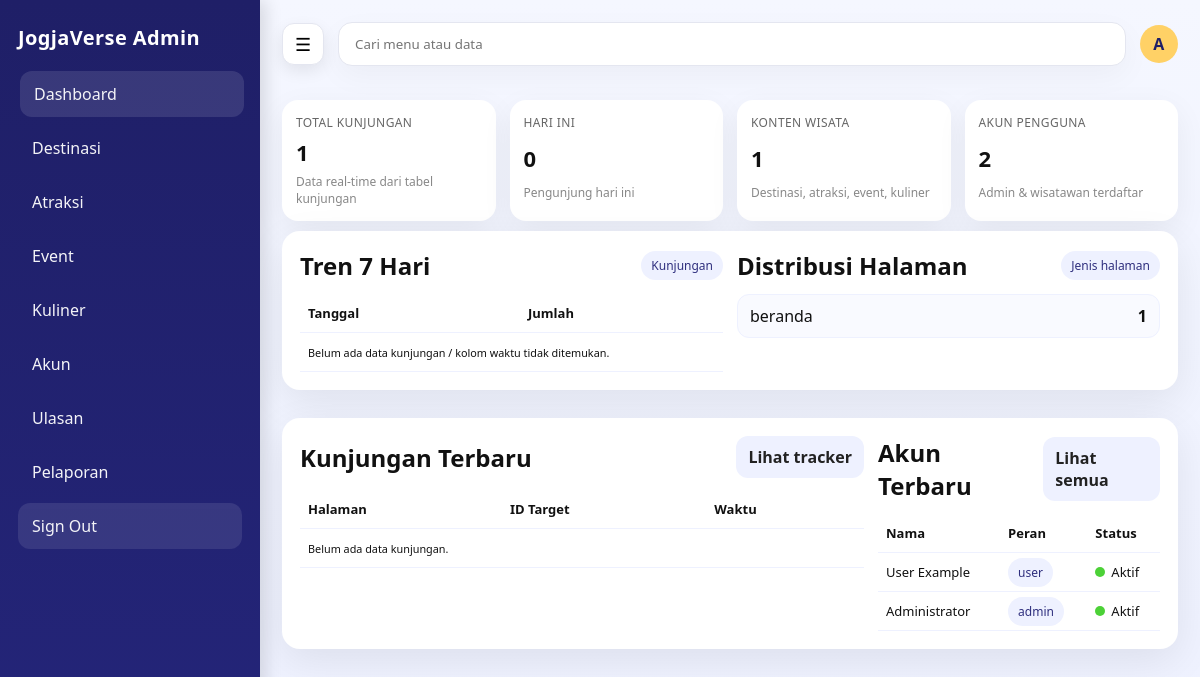
Page /admin/dashboard.php (signed in) on the committed database.
### tables this page shows
CREATE TABLE `pengguna` (
  `id_pengguna` bigint UNSIGNED NOT NULL,
  `nama_lengkap` varchar(120) NOT NULL,
  `username` varchar(60) NOT NULL,
  `email` varchar(120) DEFAULT NULL,
  `kata_sandi_hash` varchar(255) NOT NULL,
  `peran` enum('admin','user') NOT NULL DEFAULT 'user',
  `nomor_hp` varchar(30) DEFAULT NULL,
  `foto_profil_url` varchar(255) DEFAULT NULL,
  `status_aktif` tinyint(1) NOT NULL DEFAULT '1',
  `dibuat_pada` datetime NOT NULL DEFAULT CURRENT_TIMESTAMP,
  `diubah_pada` datetime DEFAULT NULL ON UPDATE CURRENT_TIMESTAMP
);

### admin/_crud_helper.php (called while the page is built, shortened)
<?php
if (!function_exists('h')) {
  function h($val) {
    return htmlspecialchars((string)$val, ENT_QUOTES, 'UTF-8');
  }
}
function describe_table(mysqli $koneksi, string $table): array {
  $cols = [];
  $pk = null;
  $res = $koneksi->query("SHOW FULL COLUMNS FROM `$table`");
  if ($res) {
    while ($row = $res->fetch_assoc()) {
      $cols[] = $row;
      if (($row['Key'] ?? '') === 'PRI') {
        $pk = $row['Field'];
      }
    }
  }
  return [$cols, $pk];
}
function pick_col(array $colNames, array $candidates): ?string {
  foreach ($candidates as $c) {
    foreach ($colNames as $n) {
      if (strtolower($n) === strtolower($c)) return $n;
    }
  }
  return null;
}
function guess_time_col(array $colNames): ?string {
  foreach ($colNames as $n) {
    $ln = strtolower($n);
  }
  return null;
}
function fetch_trend(mysqli $koneksi, string $table): array {
  [$cols] = describe_table($koneksi, $table);
  $colNames = array_map(fn($c) => $c['Field'], $cols);
  $timeCol = guess_time_col($colNames);
  $result = [
    'total' => 0,
    'today' => 0,
    'per_hari' => [],
    'recent' => [],
  ];
  $stmt = $koneksi->prepare("SELECT COUNT(*) as total FROM `$table`");
  if ($stmt) {
    $stmt->execute();
    $result['total'] = (int)$stmt->get_result()->fetch_assoc()['total'];
  }
  return $result;
}

### admin/dashboard.php (the view, shortened to what this page needs)
<?php
require_once __DIR__ . "/../config/koneksi.php";
require_once __DIR__ . "/_crud_helper.php";
function safe_count_table(mysqli $koneksi, string $table): int {
  $stmt = $koneksi->prepare("SELECT COUNT(*) as total FROM `$table`");
  $stmt->execute();
  $row = $stmt->get_result()->fetch_assoc();
  return (int)($row['total'] ?? 0);
}
function recent_rows(mysqli $koneksi, string $table, int $limit = 6): array {
  [$cols, $pk] = describe_table($koneksi, $table);
  $colNames = array_map(fn($c) => $c['Field'], $cols);
  $orderCol = guess_time_col($colNames) ?: $pk;
  $sql = "SELECT * FROM `$table` ORDER BY `$orderCol` DESC LIMIT ?";
  $stmt = $koneksi->prepare($sql);
  $stmt->bind_param("i", $limit);
  $stmt->execute();
  return $stmt->get_result()->fetch_all(MYSQLI_ASSOC);
}
$kunjungan = fetch_trend($koneksi, "kunjungan");
[$kCols] = describe_table($koneksi, "kunjungan");
$kColNames = array_map(fn($c) => $c['Field'], $kCols);
$colJenis = pick_col($kColNames, ["jenis_halaman", "jenis", "tipe"]);
$jenisSummary = [];
if ($colJenis) {
  $sql = "SELECT `$colJenis` as jenis, COUNT(*) as total FROM `kunjungan` GROUP BY `$colJenis` ORDER BY total DESC LIMIT 6";
  $stmt = $koneksi->prepare($sql);
  if ($stmt) {
    $stmt->execute();
    $jenisSummary = $stmt->get_result()->fetch_all(MYSQLI_ASSOC);
  }
}
$totalDestinasi = safe_count_table($koneksi, "destinasi");
$totalAtraksi   = safe_count_table($koneksi, "atraksi");
$totalEvent     = safe_count_table($koneksi, "event");
$totalKuliner   = safe_count_table($koneksi, "kuliner");
$totalAkun      = safe_count_table($koneksi, "pengguna");
$recentVisits  = $kunjungan['recent'] ?? [];
$recentAccounts = recent_rows($koneksi, "pengguna", 6);
?>
<?php require_once __DIR__ . "/partials/header.php"; ?>
<div class="metric-cards">
  <div class="metric-card">
    <div class="label">Total Kunjungan</div>
    <div class="value" id="stat-total-kunjungan"><?= h($kunjungan['total']) ?></div>
    <div class="muted">Data real-time dari tabel kunjungan</div>
  </div>
  <div class="metric-card">
    <div class="label">Hari Ini</div>
    <div class="value" id="stat-today-kunjungan"><?= h($kunjungan['today']) ?></div>
    <div class="muted">Pengunjung hari ini</div>
  </div>
  <div class="metric-card">
    <div class="label">Konten Wisata</div>
    <div class="value"><?= h($totalDestinasi + $totalAtraksi + $totalEvent + $totalKuliner) ?></div>
    <div class="muted">Destinasi, atraksi, event, kuliner</div>
  </div>
  <div class="metric-card">
    <div class="label">Akun Pengguna</div>
    <div class="value"><?= h($totalAkun) ?></div>
    <div class="muted">Admin & wisatawan terdaftar</div>
  </div>
</div>
<div class="card chart-grid">
  <div>
    <div class="toprow">
      <h2 style="margin:0">Tren 7 Hari</h2>
      <span class="pill">Kunjungan</span>
    </div>
    <table class="table-minimal">
      <thead>
        <tr>
          <th>Tanggal</th>
          <th>Jumlah</th>
        </tr>
      </thead>
      <tbody id="trend-body">
        <?php if (!empty($kunjungan['per_hari'])): ?>
          <?php foreach ($kunjungan['per_hari'] as $row): ?>
            <tr>
              <td><?= h($row['tgl']) ?></td>
              <td><b><?= h($row['total']) ?></b></td>
            </tr>
          <?php endforeach; ?>
        <?php else: ?>
          <tr><td colspan="2"><small>Belum ada data kunjungan / kolom waktu tidak ditemukan.</small></td></tr>
        <?php endif; ?>
      </tbody>
    </table>
  </div>
  <div>
    <div class="toprow">
      <h2 style="margin:0">Distribusi Halaman</h2>
      <span class="pill">Jenis halaman</span>
    </div>
    <ul class="list-simple" id="jenis-list">
      <?php if (count($jenisSummary) > 0): ?>
        <?php foreach ($jenisSummary as $j): ?>
          <li style="display:flex;justify-content:space-between;align-items:center">
            <span><?= h($j['jenis'] ?? '-') ?></span>
            <b><?= h($j['total'] ?? 0) ?></b>
          </li>
        <?php endforeach; ?>
      <?php else: ?>
        <li><small>Belum ada data / kolom jenis_halaman tidak ditemukan.</small></li>
      <?php endif; ?>
    </ul>
  </div>
</div>
<div class="card two-col">
  <div>
    <div class="toprow">
      <h2 style="margin:0">Kunjungan Terbaru</h2>
      <a class="btn secondary" href="<?= BASE_URL ?>/public/track_view.php" target="_blank">Lihat tracker</a>
    </div>
    <table class="table-minimal">
      <thead>
        <tr>
          <th>Halaman</th>
          <th>ID Target</th>
          <th>Waktu</th>
        </tr>
      </thead>
      <tbody id="recent-body">
        <?php if (count($recentVisits) > 0): ?>
          <?php foreach ($recentVisits as $rv): ?>
            <tr>
              <td><?= h($rv[$colJenis] ?? ($rv['jenis_halaman'] ?? $rv['jenis'] ?? '-')) ?></td>
              <td><?= h($rv['id_target'] ?? '-') ?></td>
              <td>
                <?php
                  $colNames = array_keys($rv);
                  $timeCol = guess_time_col($colNames);
                  echo h($timeCol ? ($rv[$timeCol] ?? '-') : '-');
                ?>
              </td>
            </tr>
          <?php endforeach; ?>
        <?php else: ?>
          <tr><td colspan="3"><small>Belum ada data kunjungan.</small></td></tr>
        <?php endif; ?>
      </tbody>
    </table>
  </div>
  <div>
    <div class="toprow">
      <h2 style="margin:0">Akun Terbaru</h2>
      <a class="btn secondary" href="<?= BASE_URL ?>/admin/akun.php">Lihat semua</a>
    </div>
    <table class="table-minimal">
      <thead>
        <tr>
          <th>Nama</th>
          <th>Peran</th>
          <th>Status</th>
        </tr>
      </thead>
      <tbody>
        <?php if (count($recentAccounts) > 0): ?>
          <?php foreach ($recentAccounts as $acc): ?>
            <tr>
              <td><?= h($acc['nama_lengkap'] ?? $acc['username'] ?? 'User') ?></td>
              <td><span class="pill"><?= h($acc['peran'] ?? '-') ?></span></td>
              <td>
                <?php $aktif = ($acc['status_aktif'] ?? null) == 1; ?>
                <span class="status-dot">
                  <span class="<?= $aktif ? '' : 'gray' ?>"></span>
                  <?= $aktif ? "Aktif" : "Non-aktif" ?>
                </span>
              </td>
            </tr>
          <?php endforeach; ?>
        <?php else: ?>
          <tr><td colspan="3"><small>Belum ada akun.</small></td></tr>
        <?php endif; ?>
      </tbody>
    </table>
  </div>
</div>
<?php require_once __DIR__ . "/partials/footer.php"; ?>

### admin/partials/header.php (shortened to what this page needs)
<!doctype html>
<html>
<head>
  <link rel="stylesheet" href="<?= BASE_URL ?>/assets/css/admin.css">
</head>
<body>
<div class="layout">
  <?php include __DIR__ . "/sidebar.php"; ?>
  <main class="main">
    <?php include __DIR__ . "/topbar.php"; ?>

### admin/partials/sidebar.php
<aside class="sidebar">
  <div class="brand">JogjaVerse Admin</div>
  <nav class="menu">
  <a class="item" href="<?= BASE_URL ?>/admin/dashboard.php">Dashboard</a>
  <a class="item" href="<?= BASE_URL ?>/admin/destinasi.php">Destinasi</a>
  <a class="item" href="<?= BASE_URL ?>/admin/atraksi.php">Atraksi</a>
  <a class="item" href="<?= BASE_URL ?>/admin/event.php">Event</a>
  <a class="item" href="<?= BASE_URL ?>/admin/kuliner.php">Kuliner</a>
  <a class="item" href="<?= BASE_URL ?>/admin/akun.php">Akun</a>
  <a class="item" href="<?= BASE_URL ?>/admin/ulasan.php">Ulasan</a>
  <a class="item" href="<?= BASE_URL ?>/admin/pelaporan.php">Pelaporan</a>
  <a class="item danger" href="<?= BASE_URL ?>/public/logout.php">Sign Out</a>
</nav>
</aside>

### admin/partials/topbar.php
<header class="topbar">
  <button class="hamburger" onclick="toggleSidebar()">&#9776;</button>
  <div class="topbar-search-wrap">
    <input class="topbar-search" placeholder="Cari menu atau data">
  </div>
  <div class="avatar">
    <?= htmlspecialchars(substr($_SESSION["nama_lengkap"] ?? "A", 0, 1)) ?>
  </div>
</header>

### admin/partials/footer.php (shortened to what this page needs)
  </main>
</div>
</body>
</html>

### assets/css/admin.css (style rules this page uses)
* { box-sizing: border-box; font-family: 'Segoe UI', 'Poppins', Tahoma, sans-serif; }
body { margin: 0; background: #f4f6fb; color: #111; }
a { text-decoration: none; color: inherit; }
.layout { display: flex; min-height: 100vh; background: linear-gradient(180deg, #f5f7ff 0%, #f1f4ff 40%, #eef1ff 100%); }
.sidebar { width: 260px; background: linear-gradient(180deg, #1f1f67 0%, #24257a 100%); color: #fff; padding: 18px; position: sticky; top: 0; height: 100vh; box-shadow: 6px 0 16px rgba(0, 0, 0, 0.12); }
.brand { font-weight: 800; font-size: 20px; margin: 6px 0 20px; letter-spacing: 0.4px; }
.menu .item { display: block; padding: 12px 14px; border-radius: 12px; margin-bottom: 8px; color: #fff; opacity: 0.95; transition: background 0.2s, transform 0.1s; }
.menu .item:hover, .menu .item.active { background: rgba(255, 255, 255, 0.12); transform: translateX(2px); }
.menu .danger { background: rgba(255, 255, 255, 0.1); }
.main { flex: 1; padding: 22px; display: flex; flex-direction: column; gap: 8px; }
.main > * + * { margin-top: 2px; }
.topbar { display: flex; align-items: center; gap: 14px; margin-bottom: 24px; }
.hamburger { width: 42px; height: 42px; border-radius: 12px; border: 1px solid #e4e6f0; background: #fff; cursor: pointer; font-size: 18px; box-shadow: 0 6px 16px rgba(0, 0, 0, 0.08); }
.topbar-search-wrap { flex: 1; }
.topbar-search { width: 100%; padding: 12px 16px; border-radius: 14px; border: 1px solid #e4e6f0; background: #fff; box-shadow: inset 0 1px 0 rgba(255, 255, 255, 0.9), 0 10px 30px rgba(0, 0, 0, 0.04); }
.avatar { width: 38px; height: 38px; border-radius: 50%; background: #ffd166; color: #1f1f67; display: grid; place-items: center; font-weight: 800; letter-spacing: 0.4px; }
.card { background: #fff; border-radius: 18px; padding: 18px; box-shadow: 0 12px 40px rgba(0, 0, 0, 0.08); margin-bottom: 18px; }
.card h2 { margin: 0 0 8px; }
.toprow { display: flex; justify-content: space-between; gap: 12px; align-items: center; margin-bottom: 12px; }
.btn { padding: 10px 12px; border-radius: 12px; border: 0; background: linear-gradient(90deg, #2f2f7e, #494bc0); color: #fff; cursor: pointer; font-weight: 700; box-shadow: 0 10px 20px rgba(47, 47, 126, 0.25); }
.btn.secondary { background: #eef1ff; color: #222; box-shadow: none; }
input, select, textarea { width: 100%; padding: 10px; border: 1px solid #ddd; border-radius: 12px; }
.metric-cards { display: grid; grid-template-columns: repeat(auto-fit, minmax(180px, 1fr)); gap: 14px; margin-bottom: 0px; }
.metric-card { background: #fff; border-radius: 16px; padding: 14px; box-shadow: 0 10px 32px rgba(0, 0, 0, 0.06); display: grid; gap: 6px; }
.metric-card .label { font-size: 12px; color: #666; text-transform: uppercase; letter-spacing: 0.4px; }
.metric-card .value { font-size: 22px; font-weight: 800; }
.metric-card .muted { font-size: 12px; color: #888; }
.two-col { display: grid; grid-template-columns: 2fr 1fr; gap: 14px; }
.list-simple { list-style: none; margin: 0; padding: 0; display: grid; gap: 10px; }
.list-simple li { padding: 10px 12px; border-radius: 12px; border: 1px solid #eef1ff; background: #f9faff; }
.chart-grid { display: grid; grid-template-columns: repeat(auto-fit, minmax(280px, 1fr)); gap: 14px; }
.pill { padding: 6px 10px; border-radius: 999px; background: #eef1ff; color: #2f2f7e; font-size: 12px; }
.table-minimal { width: 100%; border-collapse: collapse; }
.table-minimal th, .table-minimal td { padding: 10px 8px; border-bottom: 1px solid #eef1ff; text-align: left; font-size: 13px; }
.status-dot { display: inline-flex; align-items: center; gap: 6px; }
.status-dot span { width: 10px; height: 10px; border-radius: 50%; background: #4cd137; }

### rows in the picture
pengguna: nama_lengkap "User Example", peran "user", status_aktif 1 (drawn)
pengguna: nama_lengkap "Administrator", peran "admin", status_aktif 1 (drawn)

### other values in the picture
substr($_SESSION["nama_lengkap"] ?? "A", 0, 1) "A"
$kunjungan['total'] "1"
$kunjungan['today'] "0"
$totalDestinasi + $totalAtraksi + $totalEvent + $totalKuliner "1"
$totalAkun "2"
$j['jenis'] "beranda"
$j['total'] "1"
